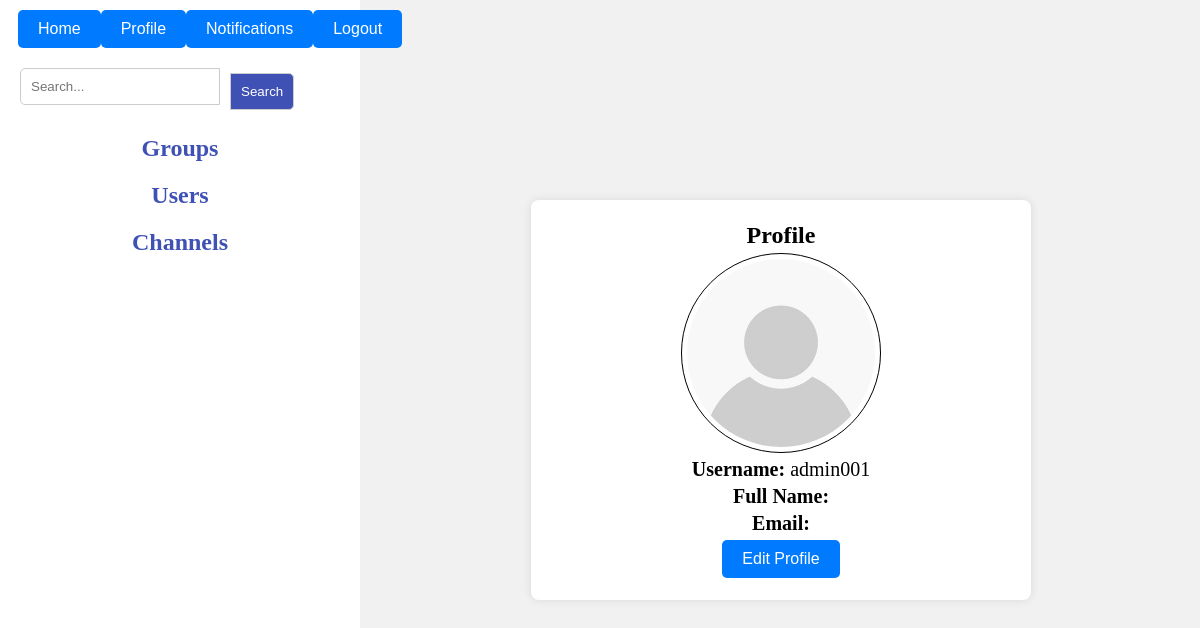
/users/profile/ (signed in), run on the app's committed database.
### users/models.py (models this page shows, shortened)
class CustomUser(AbstractUser):
    image=models.ImageField(upload_to='users_images/',blank=True,null=True,default='default_img/user_img.png')
    class Meta:
        db_table = 'customuser'

### users/views.py (the view)
# urls.py: path('profile/', ProfileView.as_view(), name='profile'),
class ProfileView(LoginRequiredMixin,View):
    def get(self, request):
        return render(request, 'users/profile.html',{"user": request.user})

### templates/users/profile.html (shortened to what this page needs)
{% extends 'base.html' %}
{% block content %}
<div class="profile-container">
    <h1>Profile</h1>
    <img src="{{ user.image.url }}" alt="img">
    <p><strong>Username:</strong> {{ user.username }}</p>
    <p><strong>Full Name:</strong> {{ user.get_full_name }}</p>
    <p><strong>Email:</strong> {{ user.email }}</p>
    <a href="{% url 'users:update_profile' %}">
        <button class="some_button">Edit Profile</button>
    </a>
</div>
{% endblock %}

### templates/base.html (style rules this page uses)
* { margin: 0; padding: 0; box-sizing: border-box; list-style: none; text-decoration: none; }
body { background-color: #f1f1f1; display: flex; }
.some_button { padding: 10px 20px; background-color: #007bff; border: none; border-radius: 5px; color: #fff; font-size: 16px; cursor: pointer; transition: background-color 0.3s; }
.profile-container { background-color: #ffffff; padding: 20px; border-radius: 8px; box-shadow: 0 0 10px rgba(0, 0, 0, 0.1); max-width: 600px; margin: 50px auto; width: 500px; height: 400px; display: flex; justify-content: space-around; align-items: center; flex-direction: column; font-size: 20px; }
.profile-container h1 { font-size: 24px; text-align: center; width: 500px; }
.profile-container img { width: 200px; height: 200px; border-radius: 50%; border: solid 1px black; padding: 5px; }

### data on the page
CustomUser: image (picture), username "admin001"
